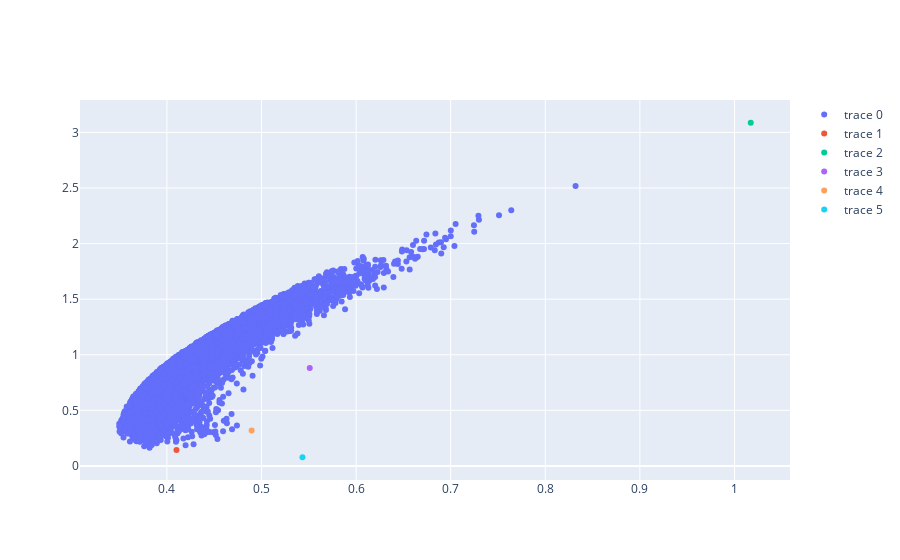

The notebook cell saved with this chart:
### Code cell
fig = go.Figure([
    go.Scatter(
        x=df['std'],
        y=df['return'],
        mode='markers'
    )
])


for each in stocks:

    fig.add_trace(go.Scatter(
            x=np.array(stockPerformanceAnnualised(ptf[each]['daily_return'])[1]),
            y=np.array(stockPerformanceAnnualised(ptf[each]['daily_return'])[0]),
            mode='markers',
            text = each))

fig.show()

### Figure 1 — Plotly figure (JSON) as saved in the notebook; plotly's stock layout.template omitted (floating-point values rounded to 4 significant figures; data arrays with more than 128 entries replaced by an {"elided": "..."} marker saying what was removed)
{"data": [{"mode": "markers", "type": "scatter", "x": {"elided": "10000 float values"}, "y": {"elided": "10000 float values"}}, {"mode": "markers", "text": "BABA", "type": "scatter", "x": [0.4101], "y": [0.1424]}, {"mode": "markers", "text": "NIO", "type": "scatter", "x": [1.017], "y": [3.087]}, {"mode": "markers", "text": "SPOT", "type": "scatter", "x": [0.551], "y": [0.8812]}, {"mode": "markers", "text": "DIS", "type": "scatter", "x": [0.4896], "y": [0.3197]}, {"mode": "markers", "text": "JPM", "type": "scatter", "x": [0.5433], "y": [0.07814]}], "layout": {"autosize": true, "xaxis": {"autorange": true, "range": [0.3104, 1.056], "type": "linear"}, "yaxis": {"autorange": true, "range": [-0.1422, 3.307], "type": "linear"}}}
